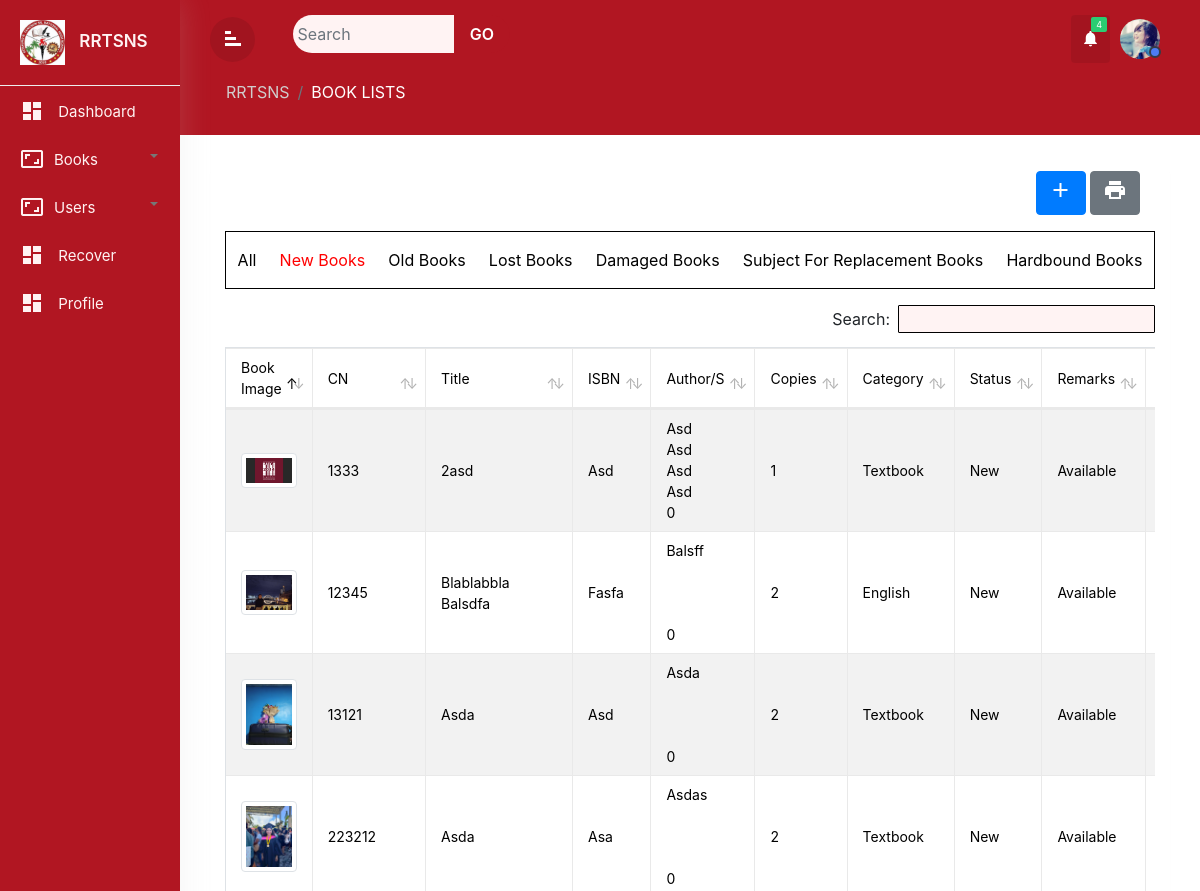
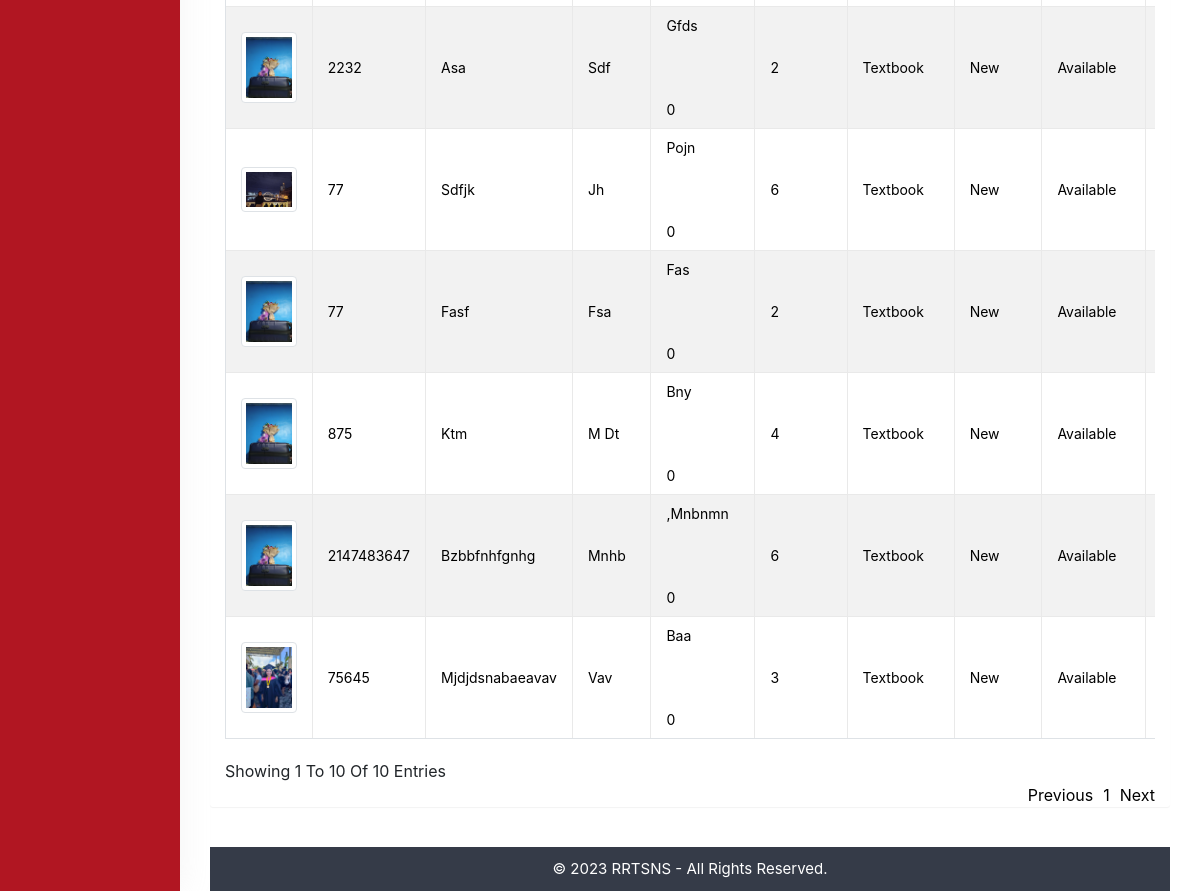
The app's page /users/super_admin/new_books.php with its own data (2 pictures, top to bottom).
### tables this page shows
CREATE TABLE `book` (
  `book_id` int(11) NOT NULL,
  `cn` int(4) NOT NULL,
  `book_title` varchar(100) NOT NULL,
  `category_id` int(50) NOT NULL,
  `author` varchar(50) NOT NULL,
  `author_2` varchar(100) NOT NULL,
  `author_3` varchar(100) NOT NULL,
  `author_4` varchar(100) NOT NULL,
  `author_5` varchar(100) NOT NULL,
  `book_copies` int(11) NOT NULL,
  `book_pub` varchar(100) NOT NULL,
  `publisher_name` varchar(100) NOT NULL,
  `isbn` varchar(50) NOT NULL,
  `copyright_year` int(11) NOT NULL,
  `status` varchar(30) NOT NULL,
  `book_image` varchar(100) NOT NULL,
  `date_added` datetime NOT NULL,
  `remarks` varchar(100) NOT NULL
);

CREATE TABLE `category` (
  `category_id` int(11) NOT NULL,
  `classname` varchar(50) DEFAULT NULL
);

### public/users/super_admin/new_books.php (the view, shortened to what this page needs)
<?php
include('../../../database/connection.php');
?>
<!DOCTYPE html>
<html lang="en">
<head>
    <link rel="stylesheet" href="../../assets/css/users.css">
    <link rel="stylesheet" href="https://cdn.jsdelivr.net/npm/bootstrap@5.3.2/dist/css/bootstrap.min.css">
    <link rel="stylesheet" href="../../assets/bootstrap/bootstrap.min.css">
    <link rel="stylesheet" href="../../assets/css/datatable/dataTables.bootstrap4.min.css">
    <link rel="stylesheet" href="../../assets/css/datatable/buttons.bootstrap4.min.css">
    <link rel="stylesheet" href="../../assets/css/datatable/select.dataTables.min.css">
</head>
<body class="wrapper">
    <?php include("navbar.php") ?>
    <div id="content">
        <div class="top-navbar">
            <?php include("topbar.php") ?>
            <div class="xp-breadcrumbbar text-center">
                <ol class="breadcrumb mb-1 text-white">
                    <li class="breadcrumb-item"><a href="#">RRTSNS</a></li>
                    <li class="breadcrumb-item active" aria-current="page">BOOK LISTS</li>
                </ol>
            </div>
        </div>
        <div class="main-content">
            <div class="row">
                <div class="col-md-12">
                    <div class="table-wrapper">
                        <div class="container" id="booksContainer">
                            <div class="row">
                                <div class="col-md-12 col-sm-12 col-xs-12">
                                    <div class="x_panel">
                                        <div class="x_title">
                                            <div class="container d-flex pb-3"
                                                style="list-style: none; justify-content: end;">
                                                <li>
                                                    <a href="add_book.php" style="background:none;" id="buttons_add">
                                                        <button class="btn btn-rounded btn-primary">
                                                            <span class="material-icons">add</span>
                                                        </button>
                                                    </a>
                                                    <a href="book_print.php" style="background:none;"
                                                        id="buttons_print">
                                                        <button class="btn btn-rounded btn-secondary">
                                                            <span class="material-icons">print</span>
                                                        </button>
                                                    </a>
                                                </li>
                                            </div>
                                            <ul class="nav nav-pills mb-3 pt-3 pb-3" id="navpillsZ" style="border: 1px solid #000; align-items: center;">
                                                <li id="navpills" role="presentation" class="<?php echo ($current_page == 'book_lists.php') ? 'active show' : ''; ?>"><a
                                                        href="book_lists.php">All</a></li>
                                                <li id="navpills" role="presentation" class="<?php echo ($current_page == 'new_books.php') ? 'active show' : ''; ?>"><a href="new_books.php">New
                                                        Books</a></li>
                                                <li id="navpills" role="presentation" class="<?php echo ($current_page == 'old_books.php') ? 'active show' : ''; ?>"><a href="old_books.php">Old
                                                        Books</a></li>
                                                <li id="navpills" role="presentation" class="<?php echo ($current_page == 'lost_books.php') ? 'active show' : ''; ?>"><a href="lost_books.php">Lost
                                                        Books</a></li>
                                                <li id="navpills" role="presentation" class="<?php echo ($current_page == 'damage_books.php') ? 'active show' : ''; ?>"><a href="damage_books.php">Damaged
                                                        Books</a>
                                                </li>
                                                <li id="navpills" role="presentation" class="<?php echo ($current_page == 'sub_rep.php') ? 'active show' : ''; ?>"><a href="sub_rep.php">Subject for Replacement
                                                        Books</a></li>
                                                <li id="navpills" role="presentation" class="<?php echo ($current_page == 'hard_bound.php') ? 'active show' : ''; ?>"><a href="hard_bound.php">Hardbound Books</a>
                                                </li>
                                            </ul>
                                        </div>
                                        <div class="x_content">
                                            <div class="table-responsive">
                                                <table cellpadding="0" cellspacing="0" border="0"
                                                    class="table table-striped table-bordered" id="example">
                                                    <thead>
                                                        <tr>
                                                            <th style="width:100px;">Book Image</th>
                                                            <th>CN</th>
                                                            <th>Title</th>
                                                            <th>ISBN</th>
                                                            <th>Author/s</th>
                                                            <th>Copies</th>
                                                            <th>Category</th>
                                                            <th>Status</th>
                                                            <th>Remarks</th>
                                                            <th>Action</th>
                                                        </tr>
                                                    </thead>
                                                    <tbody>
                                                        <?php
                                                        $result = mysqli_query($con, "select * from book where status = 'New' ") or die(mysqli_error());
                                                        while ($row = mysqli_fetch_array($result)) {
                                                            $category_id = $row['category_id'];
                                                            $cat_query = mysqli_query($con, "select * from category where category_id = '$category_id'") or die(mysqli_error());
                                                            $cat_row = mysqli_fetch_array($cat_query);
                                                            ?>
                                                            <tr>
                                                                <td>
                                                                    <?php if ($row['book_image'] != ""): ?>
                                                                        <img src="../../image/uploadz/<?php echo $row['book_image']; ?>"
                                                                            class="img-thumbnail" width="75px" height="50px">
                                                                    <?php else: ?>
                                                                        <img src="images/book_image.jpg" class="img-thumbnail"
                                                                            width="75px" height="50px">
                                                                    <?php endif; ?>
                                                                </td>
                                                                <td style="word-wrap: break-word; width: 10em;">
                                                                    <?php echo $row['cn']; ?>
                                                                </td>
                                                                <td style="word-wrap: break-word; width: 10em;">
                                                                    <?php echo $row['book_title']; ?>
                                                                </td>
                                                                <td style="word-wrap: break-word; width: 10em;">
                                                                    <?php echo $row['isbn']; ?>
                                                                </td>
                                                                <td style="word-wrap: break-word; width: 10em;">
                                                                    <?php echo $row['author'] . "<br />" . $row['author_2'] . "<br />" . $row['author_3'] . "<br />" . $row['author_4'] . "<br />" . $row['author_5']; ?>
                                                                </td>
                                                                <td>
                                                                    <?php echo $row['book_copies']; ?>
                                                                </td>
                                                                <td>
                                                                    <?php echo $cat_row['classname']; ?>
                                                                </td>
                                                                <td>
                                                                    <?php echo $row['status']; ?>
                                                                </td>
                                                                <td>
                                                                    <?php echo $row['remarks']; ?>
                                                                </td>
                                                                <td>
                                                                </td>
                                                            </tr>
                                                        <?php } ?>
                                                    </tbody>
                                                </table>
                                            </div>
                                        </div>
                                    </div>
                                </div>
                            </div>
                        </div>
                    </div>
                </div>
            </div>
            <footer class="footer">
                <div class="container-fluid">
                    <div class="footer-in">
                        <p class="mb-0">&copy 2023 RRTSNS - All Rights Reserved.</p>
                    </div>
                </div>
            </footer>
        </div>
    </div>
    <link rel="stylesheet" type="text/css"
        href="https://cdn.datatables.net/buttons/2.1.1/css/buttons.dataTables.min.css">
</body>
</html>

### public/assets/css/users.css (style rules this page uses)
body,html { line-height:1.8; font-family:'Poppins',sans-serif; color:#555e58; text-transform:capitalize; font-weight:400; margin:0px; padding:0px; }
.material-icons { font-family: 'Material Icons'; font-weight: normal; font-style: normal; font-size: 24px; display: inline-block; line-height: 1; text-transform: none; letter-spacing: normal; word-wrap: normal; white-space: nowrap; direction: ltr; -webkit-font-smoothing: antialiased; text-rendering: optimizeLegibility; -moz-osx-font-smoothing: grayscale; font-feature-settings: 'liga'; }
p { font-size:15px; margin:12px 0 0; line-height:24px; }
a { color:#333; font-weight:400; }
button { cursor:pointer; }
ul,ol { padding:0px; margin:0px; list-style:none; }
a,a:hover,a:focus { color:#333; text-decoration:none; transition:all 0.3s; }
.wrapper { position:relative; width:100%; overflow:auto; }
@media only screen and (min-width:992px) { #content { width:calc(100% - 260px); position:relative; float:right; transition:all 0.3s; } }
#content { position:relative; transition:all 0.5s; background-attachment:#f9fafc; width: calc(100% - 180px); }
.top-navbar { width:100%; z-index:9; position:relative; padding:15px 30px; background-color:var(--one); }
.breadcrumb { display:inline-flex; background-color:transparent; margin:5px 0 5px 0; padding:10px 0 0; color: #777777; }
.breadcrumb .breadcrumb-item a { color:#d0cdcd; }
.breadcrumb-item.active { color:#efeaea; }
.breadcrumb-item+.breadcrumb-item { padding-left:.5rem; }
.main-content { padding:30px 30px 0px 30px; }
.table-wrapper { background-color: #fff; margin:6px 0px 40px 0px; width: 100%; overflow: auto; border-radius: 3px; box-shadow: 0 1px 1px rgb(0 0 0 / 5%); }
table.table tr th, table.table tr td { border-color:#e9e9e9; padding:8px 15px; font-size:14px; font-weight: 400; vertical-align:middle; }
table.table tr th:first-child { width:60px; }
table.table tr th:last-child { width:100px; }
table.table td:last-child { opacity:0.9; font-size:22px; margin:0px 5px; }
footer { background-color:#353b48; color:#fff; text-align:center; padding:10px 30px; position:relative; width:100%; }
.nav { justify-content: space-around; }
#buttons_add, #buttons_print { width: 40px; height: 40px; }
#navpillsZ { border: 1px solid #000; }

### public/assets/css/global.css (style rules this page uses)
:root { --one: #b11622; --two: #582f24; --three: #3c7536; --four: #c1ba40; --five: #fff3f3; --six: #fdfdfd; }

### public/users/super_admin/new_books.php (style rules this page uses)
li>a { list-style: none; color: #000; }
#navpills.active a { color: red; }

### records on screen
book: book_image (picture), cn "1333", book_title "2asd", isbn "Asd", author "Asd", author_2 "Asd", author_3 "Asd", author_4 "Asd", author_5 "0", book_copies "1", category.classname "Textbook", status "New", remarks "Available"
book: book_image (picture), cn "12345", book_title "Blablabbla Balsdfa", isbn "Fasfa", author "Balsff", author_5 "0", book_copies "2", category.classname "English", status "New", remarks "Available"
book: book_image (picture), cn "13121", book_title "Asda", isbn "Asd", author "Asda", author_5 "0", book_copies "2", category.classname "Textbook", status "New", remarks "Available"
book: book_image (picture), cn "223212", book_title "Asda", isbn "Asa", author "Asdas", author_5 "0", book_copies "2", category.classname "Textbook", status "New", remarks "Available"
book: book_image (picture), cn "2232", book_title "Asa", isbn "Sdf", author "Gfds", author_5 "0", book_copies "2", category.classname "Textbook", status "New", remarks "Available"
book: book_image (picture), cn "77", book_title "Sdfjk", isbn "Jh", author "Pojn", author_5 "0", book_copies "6", category.classname "Textbook", status "New", remarks "Available"
book: book_image (picture), cn "77", book_title "Fasf", isbn "Fsa", author "Fas", author_5 "0", book_copies "2", category.classname "Textbook", status "New", remarks "Available"
book: book_image (picture), cn "875", book_title "Ktm", isbn "M Dt", author "Bny", author_5 "0", book_copies "4", category.classname "Textbook", status "New", remarks "Available"
book: book_image (picture), cn "2147483647", book_title "Bzbbfnhfgnhg", isbn "Mnhb", author ",mnbnmn", author_5 "0", book_copies "6", category.classname "Textbook", status "New", remarks "Available"
book: book_image (picture), cn "75645", book_title "Mjdjdsnabaeavav", isbn "Vav", author "Baa", author_5 "0", book_copies "3", category.classname "Textbook", status "New", remarks "Available"
